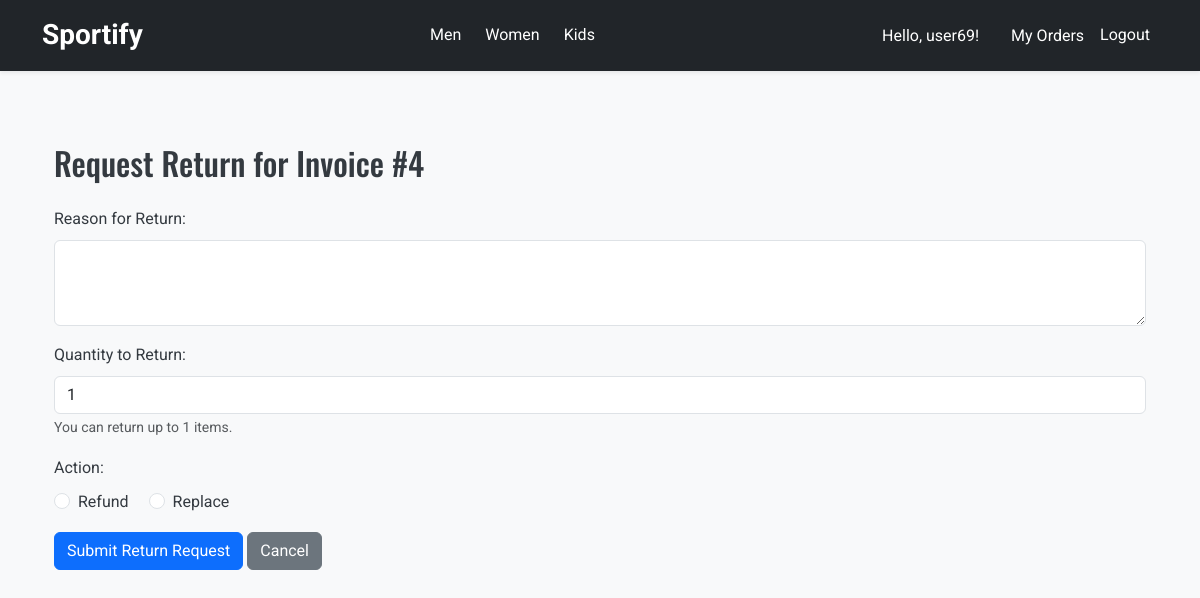
/request_return/4 (signed in), run on the app's committed database.
### models.py (models this page shows, shortened)
class User(db.Model,UserMixin):
    __tablename__ = 'users'
    uid = db.Column(db.Integer, primary_key=True)
    username = db.Column(db.String, nullable=False)
    password = db.Column(db.String, nullable=False)
    role = db.Column(db.String, nullable=False, default='user')
    description = db.Column(db.String)
    ROLE_SUPER_ADMIN = 'super_admin'        # Can access everything
    ROLE_INVENTORY_ADMIN = 'inventory_admin' # Can manage inventory
    ROLE_ORDER_ADMIN = 'order_admin'        # Can manage orders
    ROLE_PRODUCT_ADMIN = 'product_admin'    # Can manage products

class Invoice(db.Model):
    __tablename__ = 'invoices'
    invoice_id = db.Column(db.Integer, primary_key=True)
    user_id = db.Column(db.Integer, db.ForeignKey('users.uid'), nullable=False)
    product_id = db.Column(db.Integer, nullable=False)
    product_type = db.Column(db.String(50), nullable=False)
    quantity = db.Column(db.Integer, nullable=False)
    price = db.Column(db.Float, nullable=False)  # Price per unit
    total_price = db.Column(db.Float, nullable=False)
    date = db.Column(db.DateTime, nullable=False, default=datetime.utcnow)
    status = db.Column(db.String(20), nullable=False, default='Pending')
    notes = db.Column(db.Text, nullable=True)
    shipping_address = db.Column(db.Text, nullable=True)
    tracking_number = db.Column(db.String(100), nullable=True)
    payment_status = db.Column(db.String(20), default='Pending')
    payment_method = db.Column(db.String(50), nullable=True)
    user = db.relationship('User', backref=db.backref('invoices', lazy=True))
    status_history = db.relationship('InvoiceStatusHistory',
                                   back_populates='invoice',
                                   cascade='all, delete-orphan',
                                   order_by='desc(InvoiceStatusHistory.timestamp)')
    STATUS_PENDING = 'Pending'
    STATUS_PROCESSING = 'Processing'
    STATUS_SHIPPED = 'Shipped'
    STATUS_DELIVERED = 'Delivered'
    STATUS_CANCELLED = 'Cancelled'
    STATUS_PAID = 'Paid'
    PAYMENT_PENDING = 'Pending'
    PAYMENT_COMPLETED = 'Completed'
    PAYMENT_FAILED = 'Failed'
    PAYMENT_REFUNDED = 'Refunded'

### routes.py (the view, shortened to what this page needs)
    @app.route("/request_return/<int:invoice_id>", methods=["GET", "POST"])
    @login_required
    def request_return(invoice_id):
        invoice = Invoice.query.get_or_404(invoice_id)
        if invoice.user_id != current_user.uid:
            flash("You are not authorized to request a return for this invoice.", "danger")
            return redirect(url_for("view_orders"))
        existing_return = ReturnRequest.query.filter_by(invoice_id=invoice.invoice_id).first()
        if existing_return:
            flash("A return request for this invoice already exists.", "info")
            return redirect(url_for("view_orders"))
        model_mapping = {
            'FootwearSubCategory': FootwearSubCategory,
            'ActivewearSubCategory': ActivewearSubCategory,
            'BottomsSubCategory': BottomsSubCategory,
            'OuterwearSubCategory': OuterwearSubCategory,
            'RecoverySubCategory': RecoverySubCategory,
            'AccessoriesSubCategory': AccessoriesSubCategory,
            'SwimwearSubCategory': SwimwearSubCategory,
            'CompressionSubCategory': CompressionSubCategory,
            'SpecialtySportswearSubCategory': SpecialtySportswearSubCategory,
            'ProtectiveGearSubCategory': ProtectiveGearSubCategory
        }
        model = model_mapping.get(invoice.product_type)
        available_replacements = []
        if model:
            available_replacements = model.query.filter_by(price=invoice.price).filter(model.quantity >= 1).all()
        return render_template("request_return.html", invoice=invoice, available_replacements=available_replacements)

### app.py (called while the page is built)
def create_app():
    app = Flask(__name__, template_folder='templates')
    csrf = CSRFProtect(app)
    app.config['SQLALCHEMY_DATABASE_URI'] = 'sqlite:////home/satch/Desktop/dbapplication/testdb_backup.db'
    app.secret_key = 'Some Key'
    app.config['SECRET_KEY'] = 'tQa$L5Cu6^*yu"V'
    app.secret_key = app.config['SECRET_KEY']
    db.init_app(app)
    CORS(app, supports_credentials=True)
    login_manager = LoginManager()
    login_manager.init_app(app)
    secret_key = app.secret_key
    bcrypt = Bcrypt(app)
    from models import User
    @login_manager.user_loader
    def load_user(uid):
        return User.query.get(uid)
    bcrypt = Bcrypt(app)
    from routes import register_routes
    register_routes(app, db, bcrypt)
    migrate = Migrate(app, db)
    return app

### templates/request_return.html (shortened to what this page needs)
{% extends "base.html" %}  {% block content %}
<section class="request-return py-5">
  <div class="container">
    <h2 class="mb-4">Request Return for Invoice #{{ invoice.invoice_id }}</h2>
    <form
      action="{{ url_for('request_return', invoice_id=invoice.invoice_id) }}"
      method="POST"
    >
      <div class="mb-3">
        <label for="reason" class="form-label">Reason for Return:</label>
        <textarea
          name="reason"
          id="reason"
          class="form-control"
          rows="3"
          required
        ></textarea>
      </div>
      <div class="mb-3">
        <label for="quantity" class="form-label">Quantity to Return:</label>
        <input
          type="number"
          name="quantity"
          id="quantity"
          class="form-control"
          min="1"
          max="{{ invoice.quantity }}"
          value="1"
          required
        />
        <small class="form-text text-muted"
          >You can return up to {{ invoice.quantity }} items.</small
        >
      </div>
      <div class="mb-3">
        <label class="form-label">Action:</label><br />
        <div class="form-check form-check-inline">
          <input
            class="form-check-input"
            type="radio"
            name="action"
            id="refund"
            value="refund"
            required
          />
          <label class="form-check-label" for="refund">Refund</label>
        </div>
        <div class="form-check form-check-inline">
          <input
            class="form-check-input"
            type="radio"
            name="action"
            id="replace"
            value="replace"
            required
          />
          <label class="form-check-label" for="replace">Replace</label>
        </div>
      </div>
      <button type="submit" class="btn btn-primary">
        Submit Return Request
      </button>
      <a href="{{ url_for('view_orders') }}" class="btn btn-secondary"
        >Cancel</a
      >
    </form>
  </div>
</section>
{% endblock %}

### templates/base.html (shortened to what this page needs)
<!DOCTYPE html>
<html lang="en">
  <head>
    <link
      href="https://cdn.jsdelivr.net/npm/bootstrap@5.3.0/dist/css/bootstrap.min.css"
      rel="stylesheet"
    />
    <link
      rel="stylesheet"
      href="https://cdnjs.cloudflare.com/ajax/libs/font-awesome/6.4.0/css/all.min.css"
    />
    <link
      rel="stylesheet"
      href="{{ url_for('static', filename='css/styles.css') }}"
    />
  </head>
  <body>
    <nav
      class="navbar navbar-expand-lg navbar-dark bg-dark fixed-top shadow-sm"
    >
      <div class="container">
        <a class="navbar-brand fw-bold" href="{{ url_for('index') }}"
          >Sportify</a
        >
        <div class="collapse navbar-collapse" id="navbarNav">
          <ul class="navbar-nav mx-auto mb-2 mb-lg-0">
            <li class="nav-item">
              <a
                class="nav-link btn btn-outline-light btn-sm me-2"
                href="{{ url_for('men') }}"
                >Men</a
              >
            </li>
            <li class="nav-item">
              <a
                class="nav-link btn btn-outline-light btn-sm me-2"
                href="{{ url_for('women') }}"
                >Women</a
              >
            </li>
            <li class="nav-item">
              <a
                class="nav-link btn btn-outline-light btn-sm me-2"
                href="{{ url_for('kids') }}"
                >Kids</a
              >
            </li>
          </ul>
          <ul class="navbar-nav align-items-center">
            {% if current_user.is_authenticated %}
            <li class="nav-item me-3">
              <a class="nav-link" href="#"
                >Hello, {{ current_user.username }}!</a
              >
            </li>
            <li class="nav-item">
              <a class="nav-link" href="{{ url_for('view_orders') }}"
                >My Orders</a
              >
            </li>
            <li class="nav-item">
              <a
                class="nav-link btn btn-outline-light btn-sm"
                href="{{ url_for('logout') }}"
                >Logout</a
              >
            </li>
            {% endif %}
          </ul>
        </div>
      </div>
    </nav>
    <div class="container mt-5 pt-5">
      {% block content %}{% endblock %}
    </div>
  </body>
</html>

### static/css/styles.css (style rules this page uses)
body { font-family: 'Roboto', sans-serif; background-color: #f8f9fa; color: #343a40; line-height: 1.6; }
h1, h2, h3, h4, h5, h6 { font-family: 'Oswald', sans-serif; color: #343a40; }
.navbar { font-size: 1rem; }
.navbar-brand { font-size: 1.75rem; font-weight: 700; }
.nav-link { font-size: 1rem; color: #ffffff !important; }
.nav-link.btn { border-radius: 20px; padding: 0.5rem 1rem; }
.form-label { font-weight: 600; }
.shadow-sm { box-shadow: 0 .125rem .25rem rgba(0,0,0,.075)!important; }

### data on the page
User: username "user69"
Invoice: invoice_id "4", quantity "1"
